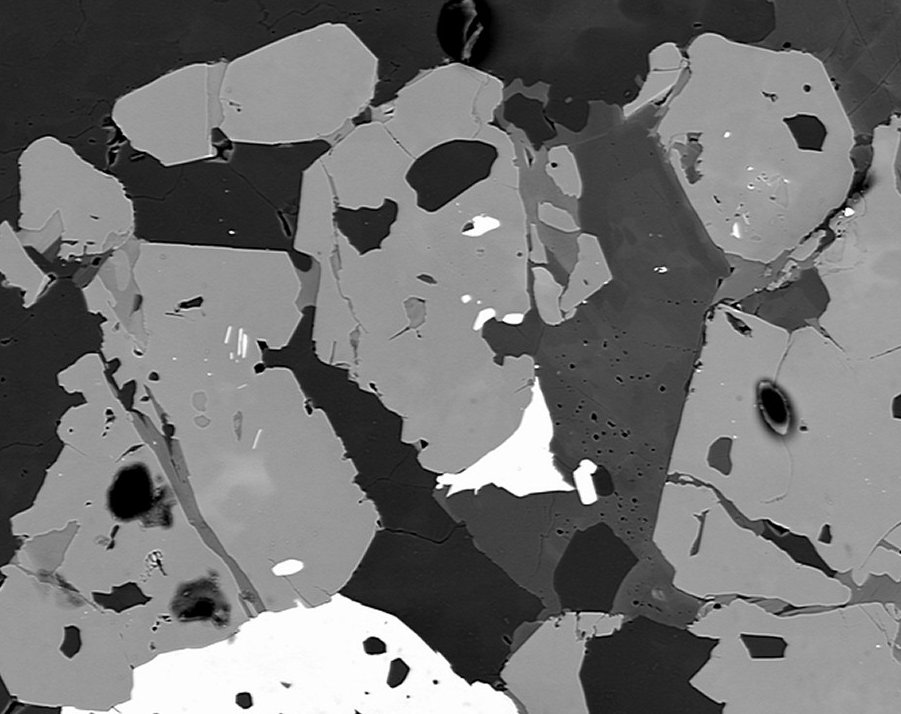
#> input picture Image Processing/Fourier Transform/BSE_Google.jpg, 901 x 714 px
$ python fourier_transform.py
#> lines starting #> are read from the running program, lines starting #| are printed output that depends on the picture
import cv2
from matplotlib import pyplot as plt
import numpy as np


# ========================= Fourier Transform =========================

''' Fourier Transform is defined as a mathematical technique that decomposes a signal into its constituent frequencies.'''

# Generate a 2D sine wave
x = np.arange(256) # 1D array of 256 elements
y = np.sin(2*np.pi*x/30) # 1D array of 256 elements (2*pi*x/30 is the sine wave equation)), 30 to control the frequency of the sine wave, 30 to increase the frequency of the sine wave.
y += max(y) # Add the maximum value of y to all elements of y

img = np.array([[y[j]*127 for j in range(256)] for i in range(256)], dtype=np.uint8) # 2D array of 256x256 elements  *127 to make the image brighter j, i are the coordinates of the image-


dft = cv2.dft(np.float32(img), flags=cv2.DFT_COMPLEX_OUTPUT) # Descrete Fourier Transform (DFT) of the image.

dft_shift = np.fft.fftshift(dft) # Shift the zero-frequency component to the center of the spectrum. spectrum is the frequency domain representation of the image.

# Calculate magnitude spectrum from the DFT
# Added 1 as we may see 0 values and log of 0 is indeterminate
magnitude_spectrum = 20 * np.log((cv2.magnitude(dft_shift[:, :, 0], dft_shift[:, :, 1]))+1) # 20 * np.log is the equation to calculate the magnitude spectrum of the image. [:,:,0] is the real part of the magnitude spectrum and [:,:,1] is the imaginary part of the magnitude spectrum.


# [16 lines of commented-out code are left out]
img = cv2.imread('./BSE_Google.jpg', 0)
#> img is the input picture: shape (714, 901); min 0, max 255, mean 114.8

# output image with 3 channels (RGB) 1st is real and 2nd is imaginary and 3rd is magnitude.

''' for fft in opencv we need to convert the image to float32 and then take the dft of the image.'''

dft = cv2.dft(np.float32(img), flags=cv2.DFT_COMPLEX_OUTPUT) # Descrete Fourier Transform (DFT) of the image.

# shift the zero-frequncy component to the center of the spectrum
dft_shift = np.fft.fftshift(dft) #  spectrum is the frequency domain representation of the image.

# magnitude spectrum: 20*log(1 + magnitude) we add 1 to deal with log(0)

magnitude_spectrum = 20 * np.log((cv2.magnitude(dft_shift[:, :, 0], dft_shift[:, :, 1]))+1)
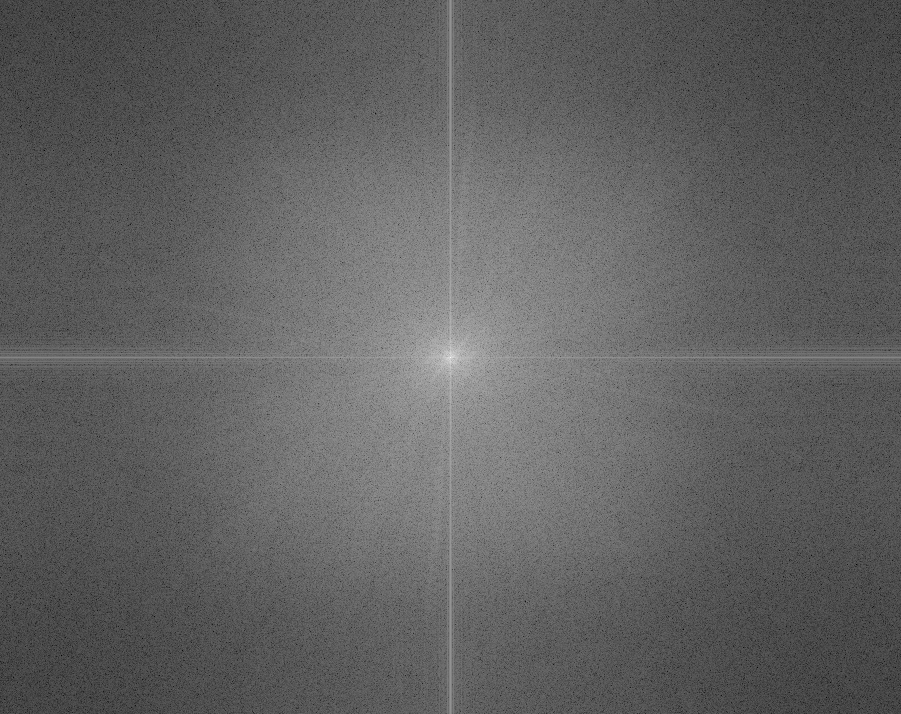
#> magnitude_spectrum: shape (714, 901) float32; min 27.73, max 362.3, mean 155.1; drawn with min black and max white


# Create High Pass Filter (HPF) mask, center circle is 0, remaining all ones-

'''
High pass filter is used for edge detection. It helps in finding the edges in an image.
because low frequencies at center are blocked and only high frequencies are allowed. Edges are high frequency components.
Amplifies noise.
'''

rows, cols = img.shape # get the shape of the image
#> rows = 714; cols = 901

crow, ccol = int(rows/2), int(cols/2) # get the center of the image
#> crow = 357; ccol = 450

mask = np.ones((rows, cols, 2), np.uint8) # create a mask of ones of the same size as the image

r = 80 # radius of the circle

center = [crow, ccol] # center of the circle
#> center = [357, 450]

x, y = np.ogrid[:rows, :cols] # get the coordinates of the image
#> x = 714 values from 0 to 713

mask_area = (x - center[0])**2 + (y - center[1])**2 <= r*r # create a circle of radius r <= r*r means less than or equal to r*r

mask[mask_area] = 0 # set the area inside the circle to 0


# Create Low Pass Filter (LPF) mask, center circle is 1, remaining all zeros-

'''
Low pass filter is used for blurring and noise reduction. It helps in removing noises from an image.
because high frequencies at center are blocked and only low frequencies are allowed. Edges are high frequency components.

rows, cols = img.shape
crow, ccol = int(rows / 2), int(cols / 2)

mask = np.zeros((rows, cols, 2), np.uint8)
r = 100
center = [crow, ccol]
x, y = np.ogrid[:rows, :cols]
mask_area = (x - center[0]) ** 2 + (y - center[1]) ** 2 <= r*r
mask[mask_area] = 1

# Band Pass Filter (BPF) mask, Concentric circle mask, only the points living in concentric circle are ones.

rows, cols = img.shape
crow, ccol = int(rows / 2), int(cols / 2)

mask = np.zeros((rows, cols, 2), np.uint8)
r_out = 80
r_in = 10
center = [crow, ccol]
x, y = np.ogrid[:rows, :cols]
mask_area = np.logical_and(((x - center[0]) ** 2 + (y - center[1]) ** 2 >= r_in ** 2),
                           ((x - center[0]) ** 2 + (y - center[1]) ** 2 <= r_out ** 2))
mask[mask_area] = 1

'''

# apply mask and inverse DFT
fshift = dft_shift * mask


fshift_mask_mag = 2000 * np.log(cv2.magnitude(fshift[:, :, 0], fshift[:, :, 1])) # calculate the magnitude spectrum of the image
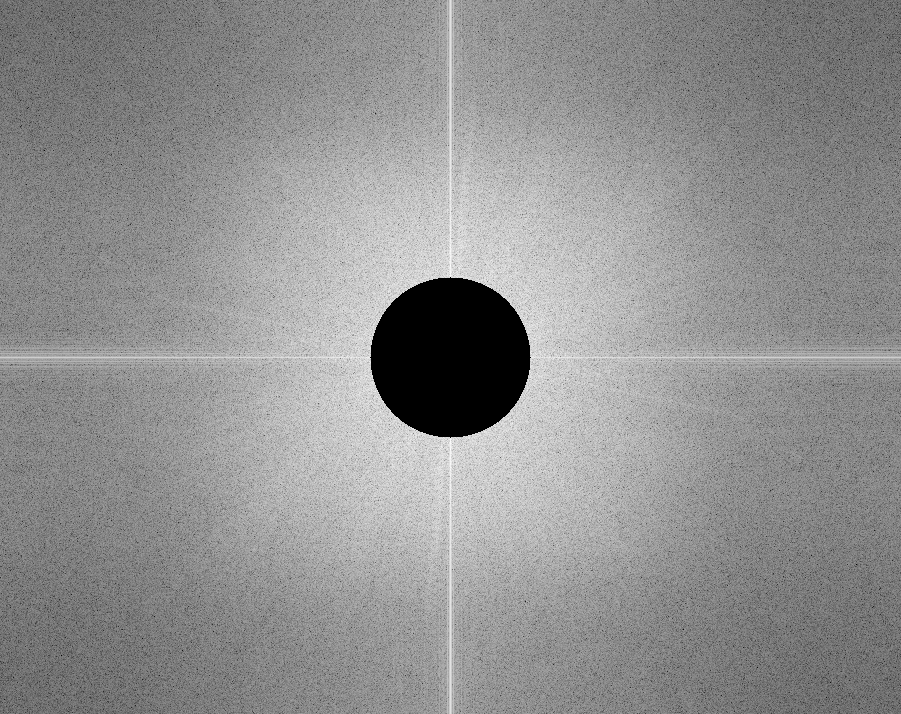
#> fshift_mask_mag: shape (714, 901) float32; 3.12% of the values are NaN or infinite; the others: min 2198.3, max 24534.9, mean 15297.5; drawn with min black, max white, NaN and infinite black


# inverse shift
f_ishift = np.fft.ifftshift(fshift) # inverse shift the zero-frequency component to the center of the spectrum

# inverse DFT
img_back = cv2.idft(f_ishift) # inverse DFT of the image

img_back = cv2.magnitude(img_back[:, :, 0], img_back[:, :, 1]) # calculate the magnitude spectrum of the image
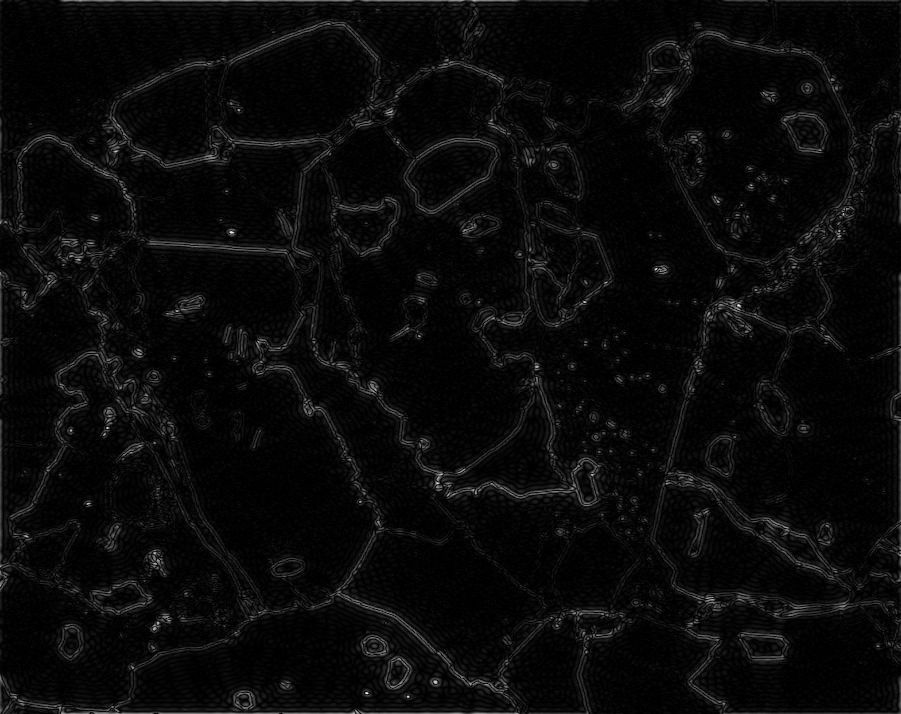
#> img_back: shape (714, 901) float32; min 16.75, max 114860312, mean 4700903.5; drawn with min black and max white


# plot the images
fig = plt.figure(figsize=(12, 12))
ax1 = fig.add_subplot(2,2,1)
ax1.imshow(img, cmap='gray')
ax1.title.set_text('Input Image')
ax2 = fig.add_subplot(2,2,2)
ax2.imshow(magnitude_spectrum, cmap='gray')
ax2.title.set_text('FFT of image')
ax3 = fig.add_subplot(2,2,3)
ax3.imshow(fshift_mask_mag, cmap='gray')
ax3.title.set_text('FFT + Mask')
ax4 = fig.add_subplot(2,2,4)
ax4.imshow(img_back, cmap='gray')
ax4.title.set_text('After inverse FFT')
plt.show()
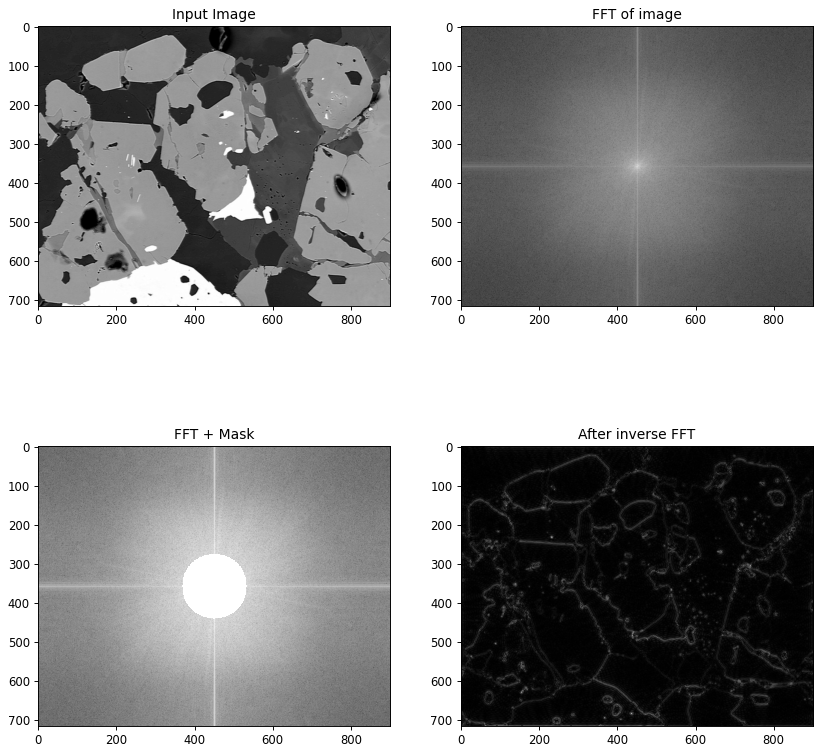
#> figure drawn by matplotlib, 4 panels
